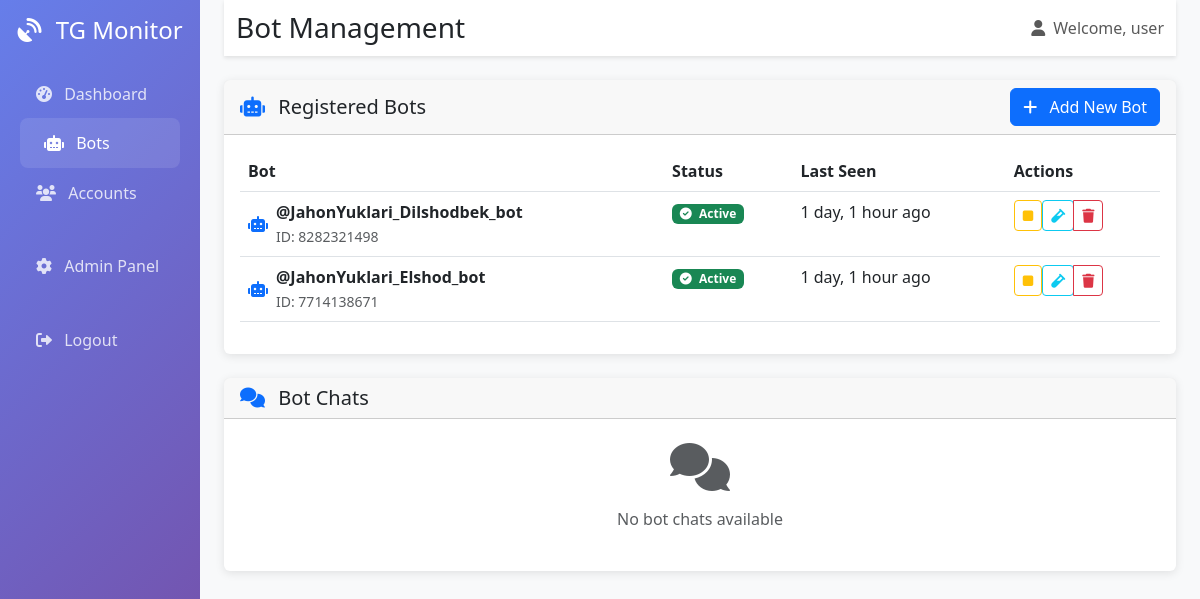
Screenshot of /bots/ (signed in) with the database file from the repository.
### apps/bots/models.py (models this page shows, shortened)
class Bot(BaseModel):
    STATUS_CHOICES = (
        ('active', 'Active'),
        ('inactive', 'Inactive'),
        ('error', 'Error'),
    )
    bot_id = models.BigIntegerField(unique=True)
    username = models.CharField(max_length=255)
    token_enc = models.TextField()  # Encrypted bot token
    status = models.CharField(max_length=20, choices=STATUS_CHOICES, default='inactive')
    last_seen = models.DateTimeField(null=True, blank=True)
    class Meta:
        db_table = 'bots'

### apps/core/views.py (the view)
# urls.py: path('bots/', views.bots_view, name='bots'),
@login_required
def bots_view(request):
    bots = Bot.objects.all().order_by('-created_at')
    bot_chats = Chat.objects.filter(type='bot_chat').select_related('bot').annotate(
        unread_count=Count('messages', filter=Q(messages__read=False))
    ).order_by('-updated_at')
    context = {
        'bots': bots,
        'bot_chats': bot_chats,
    }
    return render(request, 'core/bots.html', context)

### templates/core/bots.html (shortened to what this page needs)
{% extends 'base.html' %}
{% block page_title %}Bot Management{% endblock %}
{% block content %}
<div class="row mb-4">
    <div class="col-12">
        <div class="card">
            <div class="card-header d-flex justify-content-between align-items-center">
                <h5 class="mb-0">
                    <i class="fas fa-robot me-2 text-primary"></i>
                    Registered Bots
                </h5>
                <button class="btn btn-primary" data-bs-toggle="modal" data-bs-target="#addBotModal">
                    <i class="fas fa-plus me-2"></i>
                    Add New Bot
                </button>
            </div>
            <div class="card-body">
                {% if bots %}
                    <div class="table-responsive">
                        <table class="table table-hover">
                            <thead>
                                <tr>
                                    <th>Bot</th>
                                    <th>Status</th>
                                    <th>Last Seen</th>
                                    <th>Actions</th>
                                </tr>
                            </thead>
                            <tbody>
                                {% for bot in bots %}
                                    <tr>
                                        <td>
                                            <div class="d-flex align-items-center">
                                                <i class="fas fa-robot me-2 text-primary"></i>
                                                <div>
                                                    <strong>@{{ bot.username }}</strong>
                                                    <br>
                                                    <small class="text-muted">ID: {{ bot.bot_id }}</small>
                                                </div>
                                            </div>
                                        </td>
                                        <td>
                                            {% if bot.status == 'active' %}
                                                <span class="badge bg-success">
                                                    <i class="fas fa-check-circle me-1"></i>
                                                    Active
                                                </span>
                                            {% elif bot.status == 'inactive' %}
                                                <span class="badge bg-secondary">
                                                    <i class="fas fa-pause-circle me-1"></i>
                                                    Inactive
                                                </span>
                                            {% else %}
                                                <span class="badge bg-danger">
                                                    <i class="fas fa-exclamation-circle me-1"></i>
                                                    Error
                                                </span>
                                            {% endif %}
                                        </td>
                                        <td>
                                            {% if bot.last_seen %}
                                                {{ bot.last_seen|timesince }} ago
                                            {% else %}
                                                <span class="text-muted">Never</span>
                                            {% endif %}
                                        </td>
                                        <td>
                                                                            <div class="btn-group" role="group">
                                {% if bot.status == 'active' %}
                                    <form method="post" action="{% url 'core:stop_bot' bot.id %}" style="display: inline;">
                                        <button type="submit" class="btn btn-sm btn-outline-warning" title="Stop Bot">
                                            <i class="fas fa-stop"></i>
                                        </button>
                                    </form>
                                {% endif %}
                                <form method="post" action="{% url 'core:test_bot' bot.id %}" style="display: inline;">
                                    <button type="submit" class="btn btn-sm btn-outline-info" title="Test Bot">
                                        <i class="fas fa-vial"></i>
                                    </button>
                                </form>
                                <button class="btn btn-sm btn-outline-danger" onclick="deleteBot({{ bot.id }})" title="Delete Bot">
                                    <i class="fas fa-trash"></i>
                                </button>
                            </div>
                                        </td>
                                    </tr>
                                {% endfor %}
                            </tbody>
                        </table>
                    </div>
                {% endif %}
            </div>
        </div>
    </div>
</div>
<div class="row">
    <div class="col-12">
        <div class="card">
            <div class="card-header">
                <h5 class="mb-0">
                    <i class="fas fa-comments me-2 text-primary"></i>
                    Bot Chats
                </h5>
            </div>
            <div class="card-body p-0">
                {% if bot_chats %}
                    {% for chat in bot_chats %}
                        <div class="chat-item p-3 border-bottom">
                            <div class="d-flex justify-content-between align-items-center">
                                <div class="flex-grow-1">
                                    <h6 class="mb-1">
                                        <a href="{% url 'core:chat' chat.id %}" class="text-decoration-none">
                                            {{ chat.title|default:chat.chat_id }}
                                        </a>
                                    </h6>
                                    <div class="d-flex align-items-center text-muted">
                                        <i class="fas fa-robot me-1"></i>
                                        <span class="me-3">{{ chat.bot.username }}</span>
                                        <i class="fas fa-clock me-1"></i>
                                        <span>{{ chat.updated_at|timesince }} ago</span>
                                    </div>
                                </div>
                                <div class="d-flex align-items-center">
                                    {% if chat.unread_count > 0 %}
                                        <span class="badge unread-badge rounded-pill me-2">
                                            {{ chat.unread_count }}
                                        </span>
                                    {% endif %}
                                    <span class="badge bg-light text-dark">
                                        {{ chat.chat_type|default:"private" }}
                                    </span>
                                </div>
                            </div>
                        </div>
                    {% endfor %}
                {% else %}
                    <div class="text-center p-4">
                        <i class="fas fa-comments fa-3x text-muted mb-3"></i>
                        <p class="text-muted">No bot chats available</p>
                    </div>
                {% endif %}
            </div>
        </div>
    </div>
</div>
{% endblock %}

### templates/base.html (shortened to what this page needs)
<!DOCTYPE html>
<html lang="en">
<head>
    <link href="https://cdn.jsdelivr.net/npm/bootstrap@5.3.0/dist/css/bootstrap.min.css" rel="stylesheet">
    <link href="https://cdnjs.cloudflare.com/ajax/libs/font-awesome/6.0.0/css/all.min.css" rel="stylesheet">
</head>
<body>
    <div class="container-fluid">
        <div class="row">
            <nav class="col-md-3 col-lg-2 d-md-block sidebar">
                <div class="position-sticky pt-3">
                    <div class="text-center mb-4">
                        <h4 class="text-white">
                            <i class="fas fa-satellite-dish me-2"></i>
                            TG Monitor
                        </h4>
                    </div>
                    <ul class="nav flex-column">
                        <li class="nav-item">
                            <a class="nav-link {% if request.resolver_match.url_name == 'dashboard' %}active{% endif %}"
                               href="{% url 'core:dashboard' %}">
                                <i class="fas fa-tachometer-alt me-2"></i>
                                Dashboard
                            </a>
                        </li>
                        <li class="nav-item">
                            <a class="nav-link {% if request.resolver_match.url_name == 'bots' %}active{% endif %}"
                               href="{% url 'core:bots' %}">
                                <i class="fas fa-robot me-2"></i>
                                Bots
                            </a>
                        </li>
                        <li class="nav-item">
                            <a class="nav-link {% if request.resolver_match.url_name == 'accounts' %}active{% endif %}"
                               href="{% url 'core:accounts' %}">
                                <i class="fas fa-users me-2"></i>
                                Accounts
                            </a>
                        </li>
                        <li class="nav-item mt-4">
                            <a class="nav-link" href="{% url 'admin:index' %}">
                                <i class="fas fa-cog me-2"></i>
                                Admin Panel
                            </a>
                        </li>
                    </ul>
                    <div class="mt-auto pt-4">
                        <div class="nav-item">
                            <a class="nav-link" href="{% url 'admin:logout' %}">
                                <i class="fas fa-sign-out-alt me-2"></i>
                                Logout
                            </a>
                        </div>
                    </div>
                </div>
            </nav>
            <main class="col-md-9 ms-sm-auto col-lg-10 px-md-4 main-content">
                <nav class="navbar navbar-expand-lg navbar-light mb-4">
                    <div class="container-fluid">
                        <h1 class="h3 mb-0">{% block page_title %}Dashboard{% endblock %}</h1>
                        <div class="navbar-nav ms-auto">
                            <span class="navbar-text">
                                <i class="fas fa-user me-1"></i>
                                Welcome, {{ user.username }}
                            </span>
                        </div>
                    </div>
                </nav>
                <div class="content">
                    {% block content %}{% endblock %}
                </div>
            </main>
        </div>
    </div>
</body>
</html>

### templates/base.html (style rules this page uses)
.sidebar { background: linear-gradient(135deg, #667eea 0%, #764ba2 100%); min-height: 100vh; box-shadow: 2px 0 5px rgba(0,0,0,0.1); }
.sidebar .nav-link { color: rgba(255,255,255,0.8); padding: 0.8rem 1.5rem; transition: all 0.3s ease; }
.sidebar .nav-link:hover, .sidebar .nav-link.active { color: white; background-color: rgba(255,255,255,0.1); border-radius: 0.5rem; margin: 0 0.5rem; }
.main-content { background-color: #f8f9fa; min-height: 100vh; }
.navbar { background: white; box-shadow: 0 2px 4px rgba(0,0,0,0.1); }
.card { border: none; box-shadow: 0 2px 10px rgba(0,0,0,0.1); transition: transform 0.2s ease; }

### rows the page displays
Bot: username "JahonYuklari_Dilshodbek_bot", bot_id "8282321498", status "active" (drawn), last_seen "1 day, 1 hour"
Bot: username "JahonYuklari_Elshod_bot", bot_id "7714138671", status "active" (drawn), last_seen "1 day, 1 hour"

### other values shown
{{ user.username }} "user"
